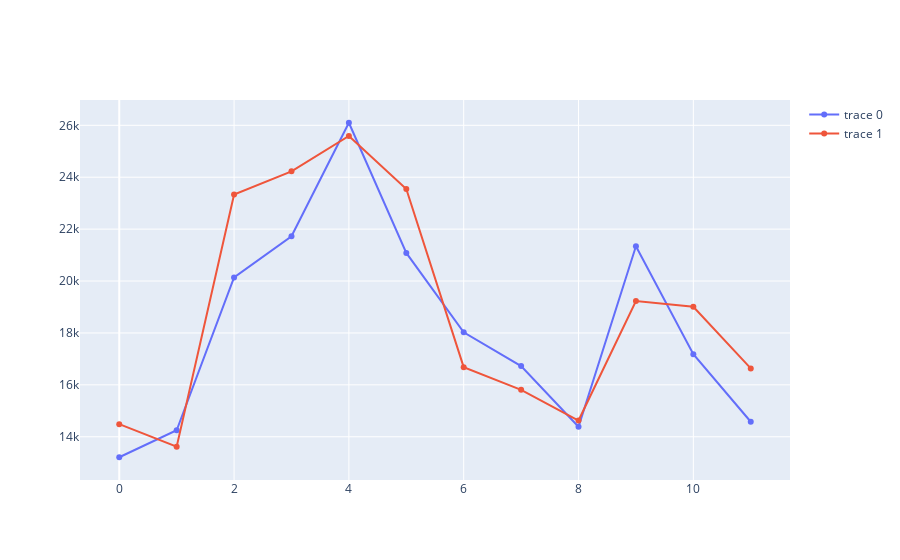

The code cell stored with this chart in its notebook:
### Code cell
iplot(Figure(data = [Scatter(y = test['Sales']), 
                    Scatter(y = test['preds'])]))

### Figure 1 — Plotly figure (JSON) as saved in the notebook; plotly's stock layout.template omitted (floating-point values rounded to 4 significant figures)
{"data": [{"type": "scatter", "y": [13210, 14251, 20139, 21725, 26099, 21084, 18024, 16722, 14385, 21342, 17180, 14577]}, {"type": "scatter", "y": [14490.0, 13620.0, 23330.0, 24230.0, 25590.0, 23550.0, 16680.0, 15810.0, 14620.0, 19230.0, 19010.0, 16630.0]}], "layout": {}}
